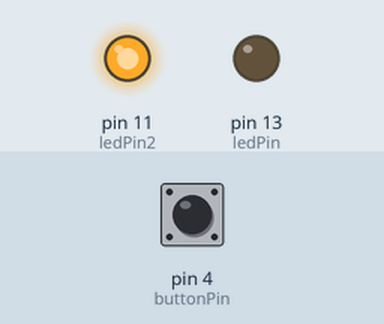
This sketch was run on a simulated Arduino Uno, built with avr-gcc and run on an emulated ATmega328P. On the bench: output pins drawn as LEDs (lit = HIGH). The inputs (shaded band) are chosen by the test bench; at power-on: pin 4 (buttonPin) HIGH.

Above: at 1.2 s.
1.3 s: pin 4 (buttonPin) pulled LOW for 0.15 s
At 1.37 s:
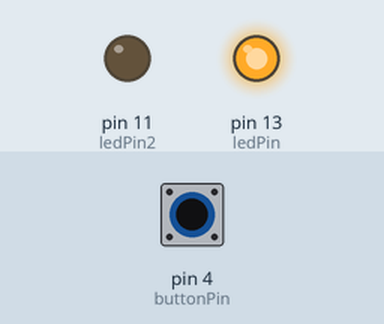
2.9 s: pin 4 (buttonPin) pulled LOW for 3.2 s
At 7.3 s:
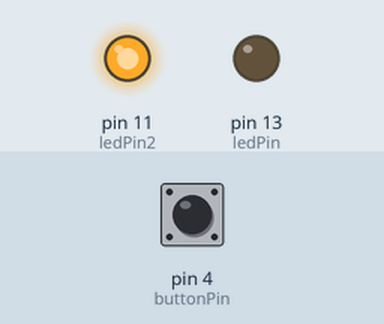
Timing chart, 0 to 8.8 s (numbered marks = the images above; inputs shaded):
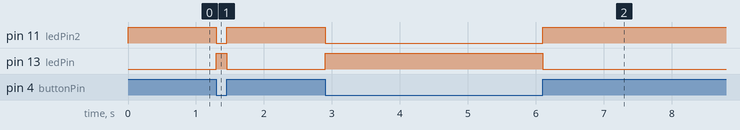

The sketch:

led.ino
```cpp
int ledPin = 13;
int ledPin2 = 11;
int buttonPin = 4;

void setup() {
 pinMode(ledPin, OUTPUT);
  pinMode(ledPin2 , OUTPUT);
 pinMode(buttonPin, INPUT_PULLUP);
}

void loop() {
 if (digitalRead(buttonPin) == LOW) {
 digitalWrite(ledPin, HIGH);
 digitalWrite(ledPin2, LOW);


 }
 else {
 digitalWrite(ledPin, LOW);
 digitalWrite(ledPin2, HIGH);

 }
}
```

Measured:
- after the input at 1.3 s, pin 11 (ledPin2): HIGH → LOW at once, → HIGH 0.15 s later; pin 13 (ledPin): LOW → HIGH at once, → LOW 0.15 s later
- after the input at 2.9 s, pin 11 (ledPin2): HIGH → LOW at once, → HIGH 3.2 s later; pin 13 (ledPin): LOW → HIGH at once, → LOW 3.2 s later
